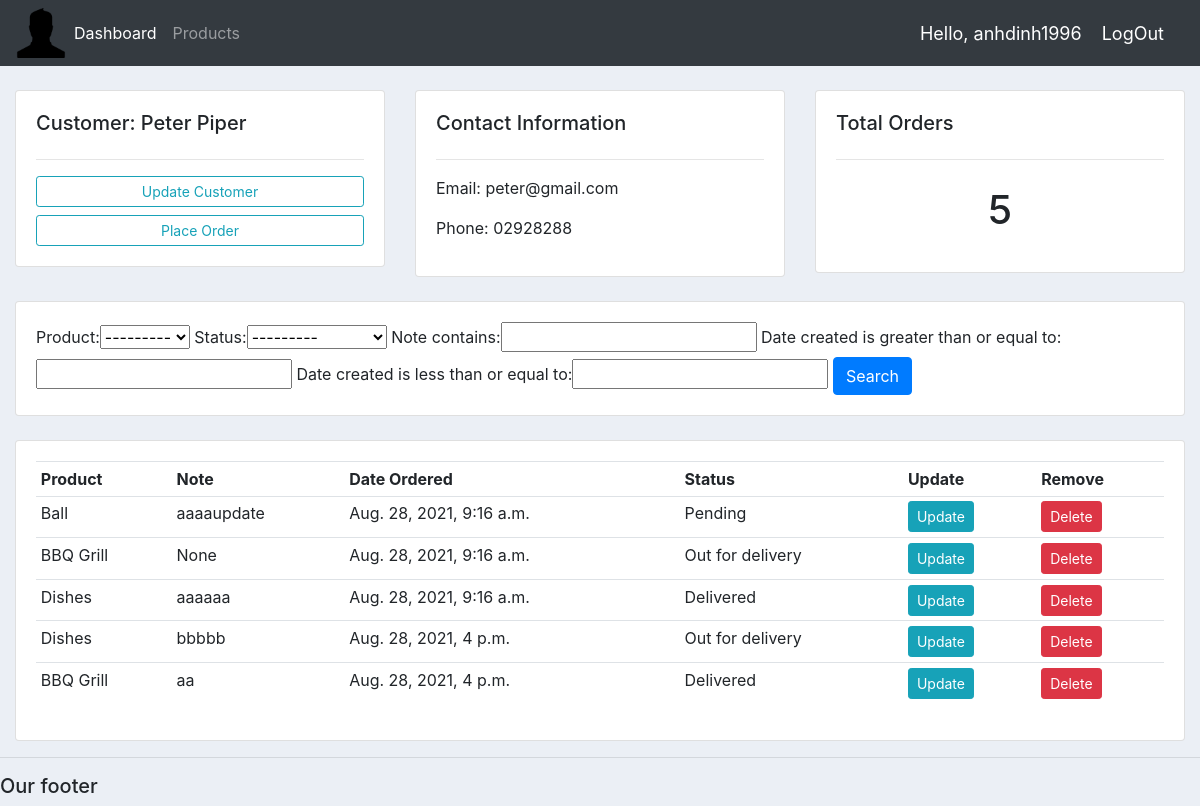
/customer/2 (signed in), run on the app's committed database.
### accounts/models.py (models this page shows, shortened)
class Customer(models.Model):
    user = models.OneToOneField(User,null=True,blank=True, on_delete=models.CASCADE )
    name = models.CharField(max_length=200, null=True)
    phone = models.CharField(max_length=200, null=True)
    email = models.CharField(max_length=200, null=True)
    profile_pic = models.ImageField(null=True,default='haha.jpg', blank = True)
    date_created = models.DateTimeField(auto_now_add=True, null=True)

class Order(models.Model):
    STATUS = (
            ('Pending','Pending'),
            ('Out for delivery', 'Out for delivery'),
            ('Delivered', 'Delivered'),
            )
    customer = models.ForeignKey(Customer, null=True, on_delete=models.SET_NULL)
    product = models.ForeignKey(Product, null=True, on_delete=models.SET_NULL)
    date_created = models.DateTimeField(auto_now_add=True,null=True)
    status = models.CharField(max_length=200,null=True, choices=STATUS)
    note = models.CharField(max_length=1000, null=True)

class Product(models.Model):
    CATEGORY = (
            ('Indoor','Indoor'),
            ('Outdoor','Outdoor'),
            )
    name = models.CharField(max_length=200, null=True)
    price = models.FloatField(null=True)
    category = models.CharField(max_length=200, null=True, choices=CATEGORY)
    description = models.CharField(max_length=200, null=True, blank=True)
    date_created = models.DateTimeField(auto_now_add=True,null=True)
    tags = models.ManyToManyField(Tag)
    def __str__(self):
        return self.name

### accounts/decorators.py (the view)
        def wrapper_func(request, *args, **kwargs):
            group = None
            if request.user.groups.exists():
                group = request.user.groups.all()[0].name
            if group in allowed_roles:
                return view_func(request,*args,**kwargs)
            else:
                return HttpResponse("You are not authorized to view this page")

### accounts/views.py (called while the page is built)
@login_required(login_url='login')
@allowed_users(allowed_roles=['admin'])
def customer(request,pk):
    customer = Customer.objects.get(id=pk)
    orders = customer.order_set.all()
    order_count = orders.count()
    myFilter = OrderFilter(request.GET, queryset=orders)
    orders = myFilter.qs
    context = {'customer':customer, 'orders':orders,'order_count':order_count,'myFilter':myFilter}
    return render(request, 'accounts/customer.html',context)

### accounts/templates/accounts/customer.html
{% extends 'accounts/main.html' %}
{% block content %}
<br>
<div class="row">
    <div class="col-md">
        <div class="card card-body">
            <h5>Customer: {{customer.name}}</h5>
            <hr>
            <a class="btn btn-outline-info btn-sm btn-block" href="">Update Customer</a>
            <a class="btn btn-outline-info btn-sm btn-block" href="{% url 'create_order' customer.id %}">Place Order</a>
        </div>
    </div>
    <div class="col-md">
        <div class="card card-body">
            <h5>Contact Information</h5>
            <hr>
            <p>Email: {{customer.email}}</p>
            <p>Phone: {{customer.phone}}</p>
        </div>
    </div>
    <div class="col-md">
        <div class="card card-body">
            <h5>Total Orders</h5>
            <hr>
            <h1 style="text-align: center; padding: 10px">{{order_count}}</h1>
        </div>
    </div>
</div>
<br>
<div class="row">
    <div class="col">
        <div class="card card-body">
            <form method="get">
                {{myFilter.form}}
            <button class="btn btn-primary" type="submit">Search</button>
            </form>
        </div>
    </div>
</div>
<br>
<div class="row">
    <div class="col-md">
        <div class="card card-body">
            <table class="table table-sm">
                <tr>
                    <th>Product</th>
                    <th>Note</th>
                    <th>Date Ordered</th>
                    <th>Status</th>
                    <th>Update</th>
                    <th>Remove</th>
                </tr>
                {% for order in orders %}
                    <tr>
                        <td>{{order.product}}</td>
                        <td>{{order.note}}</td>
                        <td>{{order.date_created}}</td>
                        <td>{{order.status}}</td>
                        <td><a class="btn btn-sm btn-info" href="{% url 'update_order' order.id %}">Update</a></td>
                        <td><a class="btn btn-sm btn-danger" href="{% url 'delete_order' order.id %}">Delete</a></td>
                    </tr>
                {% endfor %}
            </table>
        </div>
    </div>
</div>
{% endblock %}

### accounts/templates/accounts/navbar.html (shortened to what this page needs)
{% load static %}
<nav class="navbar navbar-expand-lg navbar-dark bg-dark">
    <img src="{% static 'images/default.png' %}">
    <div class="collapse navbar-collapse" id="navbarNav">
      <ul class="navbar-nav">
        {% if request.user.is_staff %}
        <li class="nav-item active">
          <a class="nav-link" href="{% url 'home' %}">Dashboard</a>
        </li>
        <li class="nav-item">
          <a class="nav-link" href="{% url 'products' %}">Products</a>
        </li>
        {% else %}
        <li class="nav-item active">
          <a style="margin-left: 20px" class="nav-link" href="{% url 'account' %}"> Go to Account Page</a>
        </li>
        {% endif %}
      </ul>
    </div>
    <span class="hello-msg"> Hello, {{user.username}}</span>
    <span><a class="hello-msg" href="{% url 'logout' %}">LogOut</a></span>
  </nav>

### static/css/main.css (style rules this page uses)
body { background-color: #ebeff5; }
img { height: 50px; }

### accounts/templates/accounts/navbar.html (style rules this page uses)
.hello-msg { font-size: 18px; color: #fff; margin-right: 20px; }

### data on the page
Customer: name "Peter Piper", email "peter@gmail.com", phone "02928288"
Order: product "Ball", note "aaaaupdate", date_created "Aug. 28, 2021, 9:16 a.m.", status "Pending"
Order: product "BBQ Grill", note "None", date_created "Aug. 28, 2021, 9:16 a.m.", status "Out for delivery"
Order: product "Dishes", note "aaaaaa", date_created "Aug. 28, 2021, 9:16 a.m.", status "Delivered"
Order: product "Dishes", note "bbbbb", date_created "Aug. 28, 2021, 4 p.m.", status "Out for delivery"
Order: product "BBQ Grill", note "aa", date_created "Aug. 28, 2021, 4 p.m.", status "Delivered"

### other printed values
{{ user.username }} "anhdinh1996"
{{ order_count }} "5"
